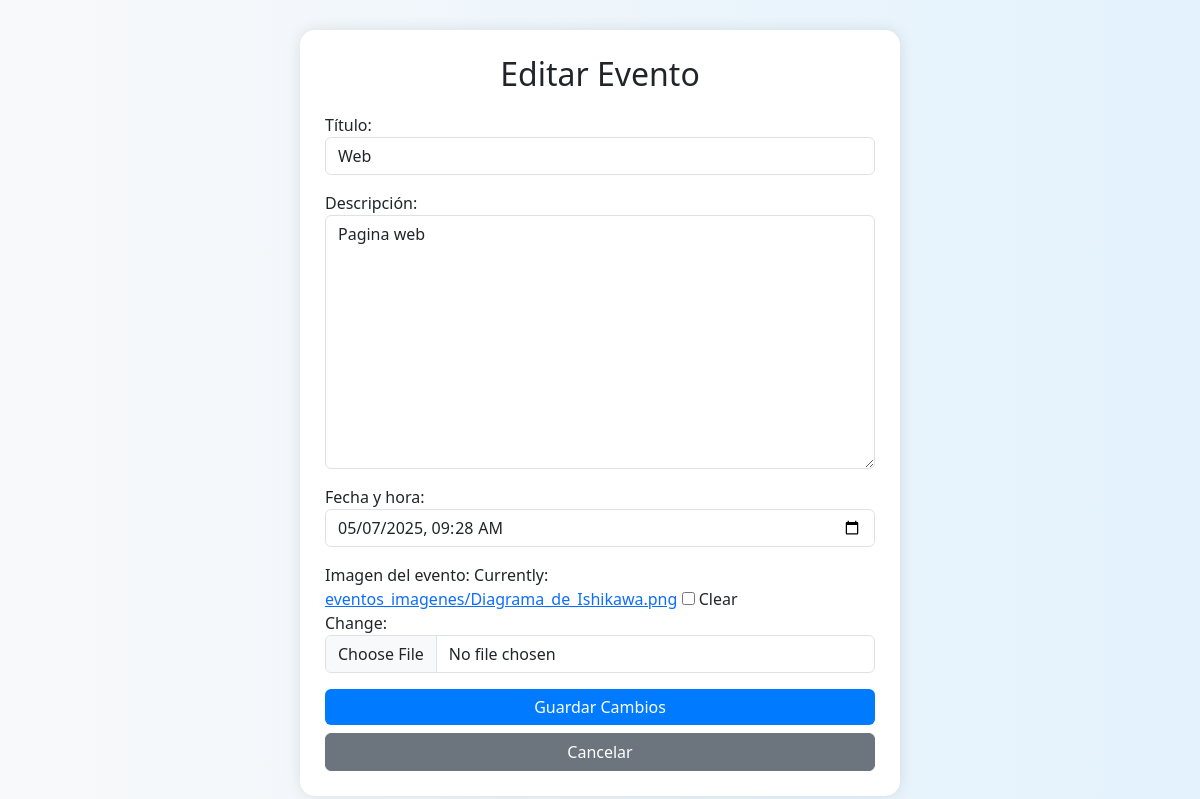
The app's page /eventos/editar/3/ (signed in) with its own data.
### eventos/models.py (models this page shows, shortened)
class Evento(models.Model):
    titulo = models.CharField(max_length=200)
    descripcion = models.TextField()
    fecha = models.DateTimeField()
    imagen = models.ImageField(upload_to='eventos_imagenes/', blank=True, null=True)
    organizador = models.ForeignKey(settings.AUTH_USER_MODEL, on_delete=models.CASCADE)

### eventos/views.py (the view)
# urls.py: path('editar/<int:pk>/', views.editar_evento, name='editar_evento'),
@login_required
def editar_evento(request, pk):
    evento = get_object_or_404(Evento, pk=pk)
    if request.user != evento.organizador:
        return redirect('lista_eventos')
    if request.method == 'POST':
        form = EventoForm(request.POST, request.FILES, instance=evento)
        if form.is_valid():
            form.save()
            return redirect('lista_eventos')
    else:
        form = EventoForm(instance=evento)
    return render(request, 'eventos/editar_evento.html', {'form': form})

### eventos/forms.py
class EventoForm(forms.ModelForm):
    class Meta:
        model = Evento
        fields = ['titulo', 'descripcion', 'fecha', 'imagen']
        widgets = {
            'titulo': forms.TextInput(attrs={'class': 'form-control', 'placeholder': 'Título del evento'}),
            'descripcion': forms.Textarea(attrs={'class': 'form-control', 'placeholder': 'Descripción del evento'}),
            'fecha': forms.DateTimeInput(attrs={'class': 'form-control', 'type': 'datetime-local'}),
            'imagen': forms.ClearableFileInput(attrs={'class': 'form-control'}),
        }
        labels = {
            'titulo': 'Título',
            'descripcion': 'Descripción',
            'fecha': 'Fecha y hora',
            'imagen': 'Imagen del evento',
        }

### eventos/templates/eventos/editar_evento.html (shortened to what this page needs)
{% load static %}
<!DOCTYPE html>
<html lang="es">
<head>
    <link href="https://cdn.jsdelivr.net/npm/bootstrap@5.3.3/dist/css/bootstrap.min.css" rel="stylesheet">
    <link rel="stylesheet" href="{% static 'css/eventos.css' %}">
</head>
<body>
    <div class="form-container">
        <h2>Editar Evento</h2>
        <form method="post" enctype="multipart/form-data">
            {{ form.as_p }}
            <div class="d-grid gap-2 mt-3">
                <button type="submit" class="btn btn-primary">Guardar Cambios</button>
                <a href="{% url 'lista_eventos' %}" class="btn btn-secondary">Cancelar</a>
            </div>
        </form>
    </div>
</body>
</html>

### eventos/static/css/eventos.css (style rules this page uses)
body { background: linear-gradient(to right, #f8f9fa, #e3f2fd); min-height: 100vh; padding: 30px 15px; font-family: 'Segoe UI', Tahoma, Geneva, Verdana, sans-serif; }
body { background: linear-gradient(to right, #f8f9fa, #e3f2fd); min-height: 100vh; padding: 30px; font-family: 'Segoe UI', Tahoma, Geneva, Verdana, sans-serif; }
.form-container { background-color: white; padding: 25px; border-radius: 15px; box-shadow: 0 0 15px rgba(0,0,0,0.1); max-width: 600px; margin: 0 auto; }
h2 { margin-bottom: 20px; text-align: center; }
.btn-primary { background-color: #007bff; border: none; }

### records on screen
Evento: titulo "Web", descripcion "Pagina web", fecha "05/07/2025 09:28"
